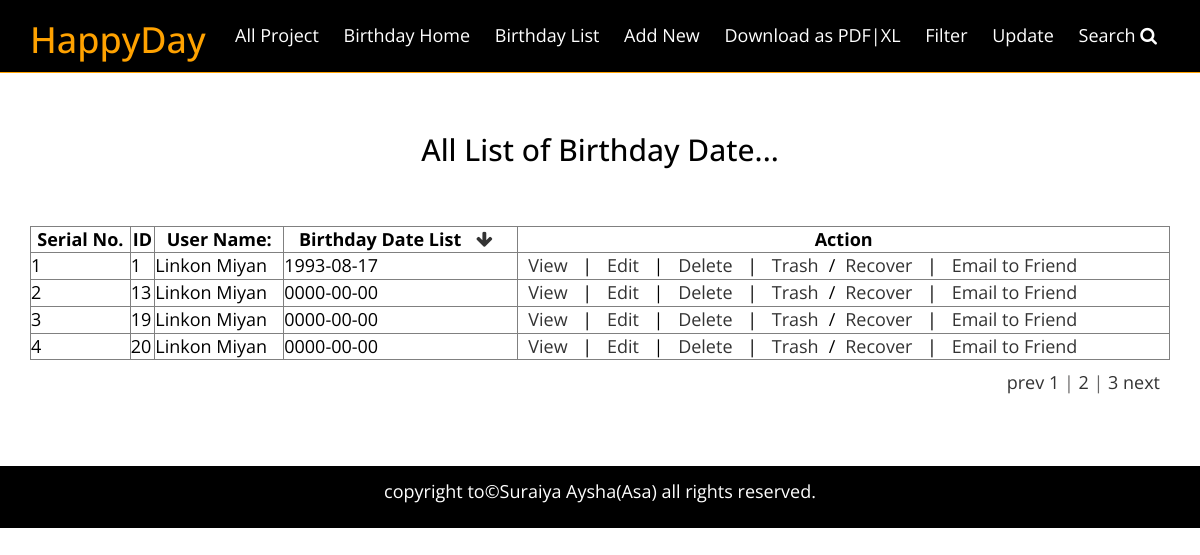
The page /views/SEIP118719/Birthday/index.php on the database its author committed.
### tables this page shows
CREATE TABLE IF NOT EXISTS `tbl_birthdays` (
  `serial_no` int(11) NOT NULL,
`id` int(11) NOT NULL,
  `user_name` varchar(255) NOT NULL,
  `birth_date` date NOT NULL
);

### src/Bitm/SEIP118719/Birthday/Birthday.php (called while the page is built, shortened)
<?php
class Birthday {
    public function index(){
        $birth_objs = array();
        $query="SELECT * FROM `tbl_birthdays`";
        $result=  mysql_query($query);
        while ($row = mysql_fetch_object($result)) {
            $birth_objs[]=$row;
        }
        return $birth_objs;
    }
}

### views/SEIP118719/Birthday/index.php (the view, shortened to what this page needs)
<?php
$birth_obj=new Birthday();
$birth_objs = $birth_obj->index();
?>
<!DOCTYPE html>
<html>
    <head>
         <link href="../../../resource/css/font-awesome.min.css" rel="stylesheet">
         <link rel="stylesheet" href="../../../resource/css/bootstrap.min.css">
         <link rel="stylesheet" href="../../../resource/style.css">
    </head>
    <body>
        <header class="book_header_area">
            <div class="container">
                <div class="row">
                    <div class="col-md-2">
                        <div class="logo">
                            <a href="#"><h1>HappyDay</h1></a>
                        </div>
                    </div>
                    <div class="col-md-10">
                        <div class="book_menu">
                            <nav>
                                <ul>
                                    <li> <a href="../../../index.html">All Project</a></li>
                                    <li> <a href="index.php">Birthday Home</a></li>
                                    <li> <a href="index.php">Birthday List</a></li>
                                    <li> <a href="create.php">Add New</a></li>
                                    <li> <a href="">Download as PDF|XL</a></li>
                                    <li> <a href="#">Filter</a></li>
                                    <li> <a href="edit.php">Update</a></li>
                                    <li> <a href="">Search <i class="fa fa-search"></i></a></li>
                                 </ul>
                            </nav>
                        </div>
                    </div>
                </div>
            </div>
        </header>
        <section class="list_area">
            <div class="container">
                <div class="row">
                <div class="col-md-12 text-center">
                    <h2>All List of Birthday Date...</h2>
                </div>
                </div>
                <div class="row">
                    <div class="col-md-12">
                        <table border="1">
                            <thead>
                                <tr>
                                    <th>Serial No.</th>
                                    <th>ID</th>
                                    <th>User Name:</th>
                                    <th>Birthday Date List <a href="#"><i class="fa fa-arrow-down"></i></a></th>
                                    <th>Action</th>
                                </tr>
                            </thead>
                            <tbody>
                                <?php
                                $serial_no=1;
                                foreach ($birth_objs as $birth_obj)
                                    {
                                ?>
                                <tr>
                                    <td><?php echo $serial_no;?></td>
                                    <td><?php echo $birth_obj->id;?></td>
                                    <td><?php echo $birth_obj->user_name;?></td>
                                    <td><?php echo $birth_obj->birth_date;?></td>
                                    <td><a href="">View</a> | <a href="edit.php">Edit</a> | <a href="">Delete</a> | <a href="">Trash</a>/<a href="">Recover</a> | <a href="">Email to Friend</a> </td>
                                </tr>
                                <?php
                                $serial_no++;
                                    }
                                ?>
                            </tbody>
                        </table>
                    </div>
                    <div class="col-md-12 text-right">
                        <div class="next_prev">
                            <a href="#">prev</a>  <a href="#">1</a> | <a href="#">2</a> | <a href="#">3</a> <a href="#">next</a>
                        </div>
                    </div>
                </div>
            </div>
        </section>
        <footer class="footer_area">
            <div class="container">
                <div class="row">
                    <div class="col-md-12">
                        <div class="copy_right text-center">
                            <p><a href="#">copyright to&copy;Suraiya Aysha(Asa) all rights reserved.</a></p>
                        </div>
                    </div>
                </div>
            </div>
        </footer>
    </body>
</html>

### resource/style.css (style rules this page uses)
html, body { height: 100%; }
body { font-family: 'Open Sans', sans-serif; color: #686767; font-size: 18px; font-weight: 400; }
a,a:hover { text-decoration: none; }
a { -moz-transition:0.3s; -o-transition:0.3s; -webkit-transition:0.3s; transition:0.3s; color: #333; }
ul { list-style: none; padding: 0; margin: 0; }
.footer_area { background-color: #000000; }
.footer_area a { color: #fff; }
.copy_right { padding: 13px 0; }
.book_header_area { background-color:#000000; color:#fff; border-bottom: 1px solid #FFA200; }
.book_header_area h1 { color:#FFA200; }
.book_menu nav ul li { display: inline-block; }
.book_menu nav ul li a { color: #fff; display: block; padding: 23px 10px; }
.list_area { padding: 60px 0; }
.list_area h2 { color: #000000; padding-bottom: 60px; margin: 0px; }
.list_area table { color: #000000; height: 100%; width: 100%; }
.list_area .row .col-md-12 table th { text-align: center; }
.list_area .row .col-md-12 table a, .next_prev { padding: 10px; }

### rows shown on the page
tbl_birthdays: id "1", user_name "Linkon Miyan", birth_date "1993-08-17"
tbl_birthdays: id "13", user_name "Linkon Miyan", birth_date "0000-00-00"
tbl_birthdays: id "19", user_name "Linkon Miyan", birth_date "0000-00-00"
tbl_birthdays: id "20", user_name "Linkon Miyan", birth_date "0000-00-00"
